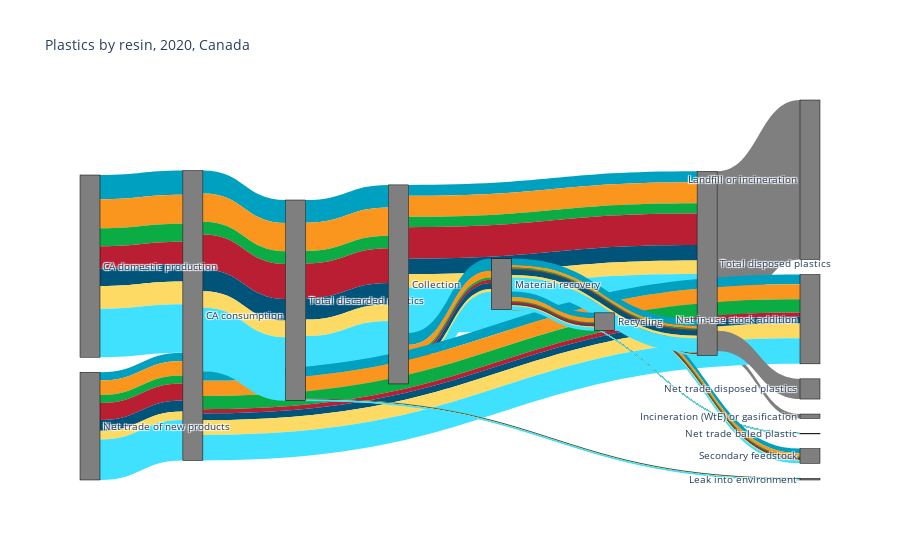

Notebook code cell kept with this figure:
### Code cell
#add colours to flows based on resin
#CIRAIG colour sequence in HEX format
#colour = ['#00A1C0','#0BAC43','#FA961E','#B91E32','#005379','#FDDA64'#full colours
         #'#40E0FF','#47F383','#FCC078','#E66777','#16B6FF','#FEE9A2'] #one shade brighter
        # turqoise, green, orange, red, darkblue, yellow

#named CSS color options:
            #aliceblue, antiquewhite, aqua, aquamarine, azure,
            #beige, bisque, black, blanchedalmond, blue,
            #blueviolet, brown, burlywood, cadetblue,
            #chartreuse, chocolate, coral, cornflowerblue,
            #cornsilk, crimson, cyan, darkblue, darkcyan,
            #darkgoldenrod, darkgray, darkgrey, darkgreen,
            #darkkhaki, darkmagenta, darkolivegreen, darkorange,
            #darkorchid, darkred, darksalmon, darkseagreen,
            #darkslateblue, darkslategray, darkslategrey,
            #darkturquoise, darkviolet, deeppink, deepskyblue,
            #dimgray, dimgrey, dodgerblue, firebrick,
            #floralwhite, forestgreen, fuchsia, gainsboro,
            #ghostwhite, gold, goldenrod, gray, grey, green,
            #greenyellow, honeydew, hotpink, indianred, indigo,
            #ivory, khaki, lavender, lavenderblush, lawngreen,
            #lemonchiffon, lightblue, lightcoral, lightcyan,
            #lightgoldenrodyellow, lightgray, lightgrey,
            #lightgreen, lightpink, lightsalmon, lightseagreen,
            #lightskyblue, lightslategray, lightslategrey,
            #lightsteelblue, lightyellow, lime, limegreen,
            #linen, magenta, maroon, mediumaquamarine,
            #mediumblue, mediumorchid, mediumpurple,
            #mediumseagreen, mediumslateblue, mediumspringgreen,
            #mediumturquoise, mediumvioletred, midnightblue,
            #mintcream, mistyrose, moccasin, navajowhite, navy,
            #oldlace, olive, olivedrab, orange, orangered,
            #orchid, palegoldenrod, palegreen, paleturquoise,
            #palevioletred, papayawhip, peachpuff, peru, pink,
            #plum, powderblue, purple, red, rosybrown,
            #royalblue, rebeccapurple, saddlebrown, salmon,
            #sandybrown, seagreen, seashell, sienna, silver,
            #skyblue, slateblue, slategray, slategrey, snow,
            #springgreen, steelblue, tan, teal, thistle, tomato,
            #turquoise, violet, wheat, white, whitesmoke,
            #yellow, yellowgreen
            
fig = go.Figure(data=[go.Sankey(
    valueformat = None,
    valuesuffix = 't', #all flows in unit tonnes
    node = dict(
      pad = 15,
      thickness = 20,
      line = dict(color = "black", width = 0.5),
      label = unique_from_to,
      color = "#7F7F7F"
    ),
    link = dict(
      source = links_dict['From'], # indices correspond to labels
      target = links_dict['To'],
      value = links_dict['VALUE'],
        color = links_dict['Colour_HEX']
  ))])


fig.update_layout(title_text="Plastics by resin, 2020, Canada", font_size=10)
fig.show()

### Figure 1 — Plotly figure (JSON) as saved in the notebook; plotly's stock layout.template omitted (floating-point values rounded to 4 significant figures)
{"data": [{"link": {"color": ["#00A1C0", "#FA961E", "#0BAC43", "#B91E32", "#005379", "#FDDA64", "#40E0FF", "#00A1C0", "#FA961E", "#0BAC43", "#B91E32", "#005379", "#FDDA64", "#40E0FF", "#7F7F7F", "#7F7F7F", "#00A1C0", "#FA961E", "#0BAC43", "#B91E32", "#005379", "#FDDA64", "#40E0FF", "#00A1C0", "#FA961E", "#0BAC43", "#B91E32", "#005379", "#FDDA64", "#40E0FF", "#7F7F7F", "#00A1C0", "#FA961E", "#0BAC43", "#B91E32", "#005379", "#FDDA64", "#40E0FF", "#00A1C0", "#FA961E", "#0BAC43", "#B91E32", "#005379", "#FDDA64", "#40E0FF", "#00A1C0", "#FA961E", "#0BAC43", "#B91E32", "#005379", "#FDDA64", "#40E0FF", "#00A1C0", "#FA961E", "#0BAC43", "#B91E32", "#005379", "#FDDA64", "#40E0FF", "#00A1C0", "#FA961E", "#0BAC43", "#B91E32", "#005379", "#FDDA64", "#40E0FF", "#00A1C0", "#FA961E", "#0BAC43", "#B91E32", "#005379", "#FDDA64", "#40E0FF", "#00A1C0", "#FA961E", "#0BAC43", "#B91E32", "#005379", "#FDDA64", "#40E0FF", "#00A1C0", "#FA961E", "#0BAC43", "#B91E32", "#005379", "#FDDA64", "#40E0FF", "#00A1C0", "#FA961E", "#0BAC43", "#B91E32", "#005379", "#FDDA64", "#40E0FF"], "source": [0, 0, 0, 0, 0, 0, 0, 1, 1, 1, 1, 1, 1, 1, 2, 2, 1, 1, 1, 1, 1, 1, 1, 3, 3, 3, 3, 3, 3, 3, 2, 4, 4, 4, 4, 4, 4, 4, 5, 5, 5, 5, 5, 5, 5, 6, 6, 6, 6, 6, 6, 6, 0, 0, 0, 0, 0, 0, 0, 7, 7, 7, 7, 7, 7, 7, 7, 7, 7, 7, 7, 7, 7, 5, 5, 5, 5, 5, 5, 5, 5, 5, 5, 5, 5, 5, 5, 3, 3, 3, 3, 3, 3, 3], "target": [1, 1, 1, 1, 1, 1, 1, 2, 2, 2, 2, 2, 2, 2, 8, 9, 5, 5, 5, 5, 5, 5, 5, 10, 10, 10, 10, 10, 10, 10, 11, 3, 3, 3, 3, 3, 3, 3, 12, 12, 12, 12, 12, 12, 12, 3, 3, 3, 3, 3, 3, 3, 13, 13, 13, 13, 13, 13, 13, 14, 14, 14, 14, 14, 14, 14, 2, 2, 2, 2, 2, 2, 2, 2, 2, 2, 2, 2, 2, 2, 7, 7, 7, 7, 7, 7, 7, 0, 0, 0, 0, 0, 0, 0], "value": [558060, 689349, 310500, 851786, 527089, 405727, 1544778, 266201, 518059, 253096, 773897, 376061, 332029, 1117217, 107577, 3916862, 291620, 170868, 57273, 77681, 150782, 73596, 426846, 236585, 373535, 323871, 105011, 164939, 360412, 629060, 496166, 201889, 358620, 195324, 417550, 266220, 210306, 996424, 1119, 313, 809, 589, 12, 1026, 426, 597458, 710065, 441698, 546769, 430063, 559158, 1189522, 4702, 5802, 2650, 7522, 4255, 3326, 12110, 113027, 94711, 10559, 51172, 18631, 9648, 64504, 19708, 17460, 2638, 13609, 4454, 2449, 14473, 159984, 58992, 43218, 13365, 127279, 60466, 345949, 131636, 111877, 14055, 64315, 23503, 13129, 80898, 562762, 695150, 313150, 859309, 531344, 409053, 1556887]}, "node": {"color": "#7F7F7F", "label": ["Total discarded plastics", "Collection", "Total disposed plastics", "CA consumption", "Net trade of new products", "Material recovery", "CA domestic production", "Recycling", "Incineration (WtE) or gasification", "Landfill or incineration", "Net in-use stock addition", "Net trade disposed plastics", "Net trade baled plastic", "Leak into environment", "Secondary feedstock"], "line": {"color": "black", "width": 0.5}, "pad": 15, "thickness": 20}, "type": "sankey", "valuesuffix": "t"}], "layout": {"font": {"size": 10}, "title": {"text": "Plastics by resin, 2020, Canada"}}}
